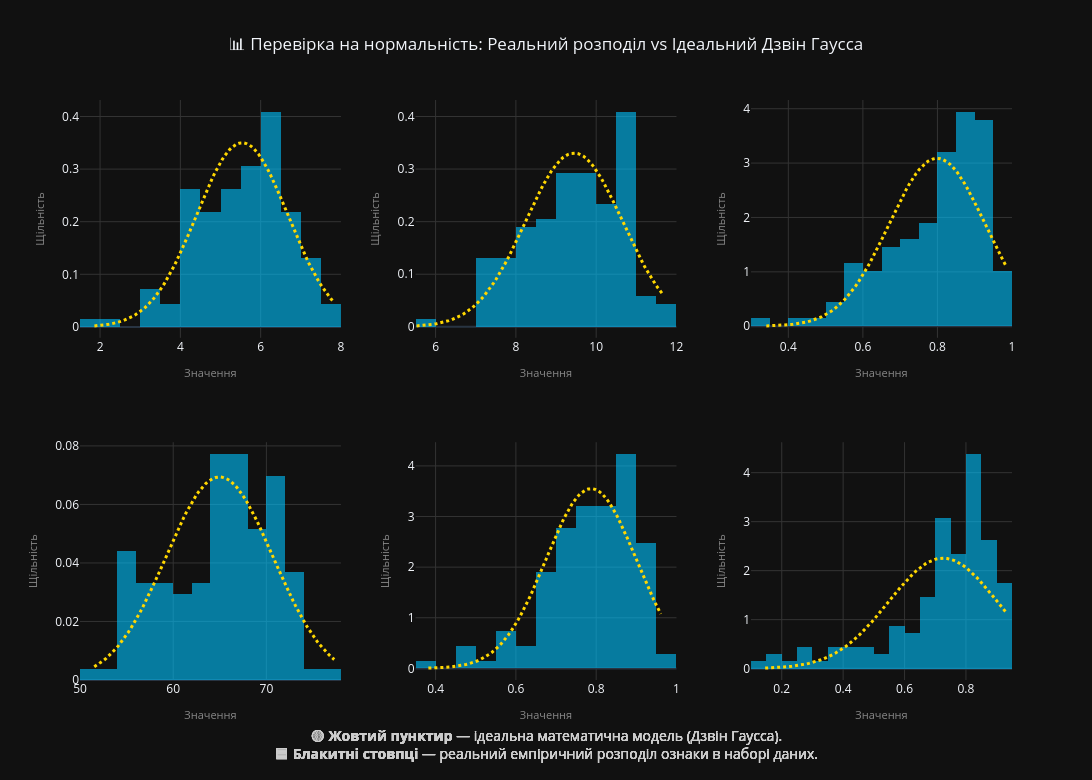

The cell this chart's notebook holds for it:
### Markdown cell above
**5. Побудувати діаграми розподілу числових ознак:**

### Code cell
raw_features = [TARGET_METRIC] + FEATURES_FULL
features_to_plot = [f for f in raw_features if f in df.columns]

num_plots = len(features_to_plot)
cols = 3
rows = math.ceil(num_plots / cols)

clean_titles = [f"<b>{str(f).replace('.', ' ').replace('_', ' ').strip()}</b>" for f in features_to_plot]

fig_dist = make_subplots(
    rows=rows, cols=cols, 
    subplot_titles=clean_titles,
    vertical_spacing=0.18,
    horizontal_spacing=0.08
)

for i, feature in enumerate(features_to_plot):
    row = (i // cols) + 1
    col = (i % cols) + 1
    data = df[feature].dropna()

    fig_dist.add_trace(
        go.Histogram(
            x=data, histnorm='probability density', 
            name=f"{feature}", marker_color='#00c3ff', opacity=0.6, nbinsx=25,
            hovertemplate="<b>Діапазон значень:</b> %{x}<br><b>Емпірична щільність:</b> %{y:.4f}<extra></extra>"
        ), row=row, col=col
    )

    mu, std = data.mean(), data.std()
    x_curve = np.linspace(data.min(), data.max(), 100)
    y_curve = stats.norm.pdf(x_curve, mu, std)

    fig_dist.add_trace(
        go.Scatter(
            x=x_curve, y=y_curve, mode='lines', 
            name=f"Ідеальний Гаусс", line=dict(color='#ffd700', width=3, dash='dot'),
            hovertemplate="<b>Ідеальний Гаусс</b><br>Значення ознаки: %{x:.2f}<br>Теоретична щільність: %{y:.4f}<extra></extra>"
        ), row=row, col=col
    )

    fig_dist.update_xaxes(title_text="Значення", title_font=dict(size=11, color="#888"), showgrid=True, gridcolor='#333', row=row, col=col)
    fig_dist.update_yaxes(title_text="Щільність", title_font=dict(size=11, color="#888"), showgrid=True, gridcolor='#333', row=row, col=col)

fig_dist.update_layout(
    height=350 * rows + 80, 
    width=1500, 
    title_text="📊 Перевірка на нормальність: Реальний розподіл vs Ідеальний Дзвін Гаусса", 
    title_x=0.5,
    template=PLOT_TEMPLATE,
    showlegend=False,
    hovermode="x unified",
    margin=dict(b=100),
    annotations=[
        dict(
            x=0.5, y=-0.075, xref="paper", yref="paper",
            text="🟡 <b>Жовтий пунктир</b> — ідеальна математична модель (Дзвін Гаусса).<br>🟦 <b>Блакитні стовпці</b> — реальний емпіричний розподіл ознаки в наборі даних.",
            showarrow=False, font=dict(size=14, color="#cccccc"), align="center", xanchor="center", yanchor="top"
        )
    ]
)

print("Красивий Вивід:")
fig_dist.show()

### Figure 1 — Plotly figure (JSON) as saved in the notebook; plotly's stock layout.template omitted (floating-point values rounded to 4 significant figures; data arrays with more than 128 entries replaced by an {"elided": "..."} marker saying what was removed)
{"data": [{"histnorm": "probability density", "hovertemplate": "<b>Діапазон значень:</b> %{x}<br><b>Емпірична щільність:</b> %{y:.4f}<extra></extra>", "marker": {"color": "#00c3ff"}, "name": "Ladder score", "nbinsx": 25, "opacity": 0.6, "type": "histogram", "x": {"elided": "137 float values"}, "xaxis": "x", "yaxis": "y"}, {"hovertemplate": "<b>Ідеальний Гаусс</b><br>Значення ознаки: %{x:.2f}<br>Теоретична щільність: %{y:.4f}<extra></extra>", "line": {"color": "#ffd700", "dash": "dot", "width": 3}, "mode": "lines", "name": "Ідеальний Гаусс", "type": "scatter", "x": [1.859, 1.919, 1.979, 2.039, 2.099, 2.159, 2.219, 2.279, 2.339, 2.399, 2.46, 2.52, 2.58, 2.64, 2.7, 2.76, 2.82, 2.88, 2.94, 3.0, 3.06, 3.12, 3.18, 3.24, 3.3, 3.36, 3.42, 3.48, 3.54, 3.6, 3.661, 3.721, 3.781, 3.841, 3.901, 3.961, 4.021, 4.081, 4.141, 4.201, 4.261, 4.321, 4.381, 4.441, 4.501, 4.561, 4.621, 4.681, 4.741, 4.801, 4.862, 4.922, 4.982, 5.042, 5.102, 5.162, 5.222, 5.282, 5.342, 5.402, 5.462, 5.522, 5.582, 5.642, 5.702, 5.762, 5.822, 5.882, 5.942, 6.002, 6.063, 6.123, 6.183, 6.243, 6.303, 6.363, 6.423, 6.483, 6.543, 6.603, 6.663, 6.723, 6.783, 6.843, 6.903, 6.963, 7.023, 7.083, 7.143, 7.203, 7.264, 7.324, 7.384, 7.444, 7.504, 7.564, 7.624, 7.684, 7.744, 7.804], "xaxis": "x", "y": [0.001905, 0.002256, 0.002663, 0.003135, 0.00368, 0.004308, 0.00503, 0.005856, 0.006799, 0.007871, 0.009088, 0.01046, 0.01201, 0.01376, 0.01571, 0.01789, 0.02031, 0.023, 0.02597, 0.02925, 0.03284, 0.03678, 0.04107, 0.04574, 0.0508, 0.05626, 0.06214, 0.06844, 0.07516, 0.08233, 0.08992, 0.09794, 0.1064, 0.1152, 0.1245, 0.1341, 0.144, 0.1543, 0.1648, 0.1756, 0.1865, 0.1976, 0.2088, 0.22, 0.2311, 0.2421, 0.253, 0.2636, 0.2739, 0.2838, 0.2932, 0.3021, 0.3104, 0.3181, 0.3251, 0.3312, 0.3366, 0.3411, 0.3447, 0.3474, 0.3492, 0.3499, 0.3497, 0.3486, 0.3464, 0.3434, 0.3394, 0.3345, 0.3288, 0.3223, 0.315, 0.3071, 0.2985, 0.2894, 0.2797, 0.2697, 0.2593, 0.2485, 0.2376, 0.2265, 0.2154, 0.2042, 0.1931, 0.182, 0.1712, 0.1605, 0.1501, 0.1399, 0.1301, 0.1206, 0.1116, 0.1029, 0.0946, 0.08675, 0.07934, 0.07235, 0.0658, 0.05968, 0.05397, 0.04868], "yaxis": "y"}, {"histnorm": "probability density", "hovertemplate": "<b>Діапазон значень:</b> %{x}<br><b>Емпірична щільність:</b> %{y:.4f}<extra></extra>", "marker": {"color": "#00c3ff"}, "name": "Logged GDP per capita", "nbinsx": 25, "opacity": 0.6, "type": "histogram", "x": {"elided": "137 float values"}, "xaxis": "x2", "yaxis": "y2"}, {"hovertemplate": "<b>Ідеальний Гаусс</b><br>Значення ознаки: %{x:.2f}<br>Теоретична щільність: %{y:.4f}<extra></extra>", "line": {"color": "#ffd700", "dash": "dot", "width": 3}, "mode": "lines", "name": "Ідеальний Гаусс", "type": "scatter", "x": [5.527, 5.589, 5.651, 5.713, 5.775, 5.837, 5.899, 5.961, 6.023, 6.085, 6.146, 6.208, 6.27, 6.332, 6.394, 6.456, 6.518, 6.58, 6.642, 6.704, 6.766, 6.828, 6.89, 6.952, 7.014, 7.076, 7.138, 7.2, 7.262, 7.324, 7.385, 7.447, 7.509, 7.571, 7.633, 7.695, 7.757, 7.819, 7.881, 7.943, 8.005, 8.067, 8.129, 8.191, 8.253, 8.315, 8.377, 8.439, 8.501, 8.563, 8.624, 8.686, 8.748, 8.81, 8.872, 8.934, 8.996, 9.058, 9.12, 9.182, 9.244, 9.306, 9.368, 9.43, 9.492, 9.554, 9.616, 9.678, 9.74, 9.802, 9.863, 9.925, 9.987, 10.05, 10.11, 10.17, 10.24, 10.3, 10.36, 10.42, 10.48, 10.54, 10.61, 10.67, 10.73, 10.79, 10.85, 10.92, 10.98, 11.04, 11.1, 11.16, 11.23, 11.29, 11.35, 11.41, 11.47, 11.54, 11.6, 11.66], "xaxis": "x2", "y": [0.001685, 0.001988, 0.002339, 0.002746, 0.003214, 0.003752, 0.00437, 0.005075, 0.005878, 0.006791, 0.007825, 0.008992, 0.01031, 0.01178, 0.01343, 0.01528, 0.01733, 0.0196, 0.02211, 0.02488, 0.02793, 0.03126, 0.0349, 0.03886, 0.04316, 0.0478, 0.05281, 0.05818, 0.06394, 0.07008, 0.0766, 0.08352, 0.09082, 0.09849, 0.1065, 0.1149, 0.1237, 0.1327, 0.1421, 0.1517, 0.1615, 0.1715, 0.1816, 0.1919, 0.2021, 0.2124, 0.2226, 0.2327, 0.2426, 0.2522, 0.2616, 0.2706, 0.2791, 0.2872, 0.2947, 0.3016, 0.3079, 0.3135, 0.3183, 0.3224, 0.3257, 0.3281, 0.3297, 0.3304, 0.3302, 0.3292, 0.3273, 0.3246, 0.3211, 0.3167, 0.3116, 0.3058, 0.2993, 0.2921, 0.2844, 0.2761, 0.2674, 0.2583, 0.2488, 0.2391, 0.2291, 0.219, 0.2088, 0.1985, 0.1882, 0.178, 0.1679, 0.158, 0.1482, 0.1387, 0.1295, 0.1205, 0.1119, 0.1036, 0.09572, 0.08818, 0.08102, 0.07424, 0.06785, 0.06185], "yaxis": "y2"}, {"histnorm": "probability density", "hovertemplate": "<b>Діапазон значень:</b> %{x}<br><b>Емпірична щільність:</b> %{y:.4f}<extra></extra>", "marker": {"color": "#00c3ff"}, "name": "Social support", "nbinsx": 25, "opacity": 0.6, "type": "histogram", "x": {"elided": "137 float values"}, "xaxis": "x3", "yaxis": "y3"}, {"hovertemplate": "<b>Ідеальний Гаусс</b><br>Значення ознаки: %{x:.2f}<br>Теоретична щільність: %{y:.4f}<extra></extra>", "line": {"color": "#ffd700", "dash": "dot", "width": 3}, "mode": "lines", "name": "Ідеальний Гаусс", "type": "scatter", "x": [0.341, 0.3475, 0.354, 0.3605, 0.3669, 0.3734, 0.3799, 0.3864, 0.3929, 0.3994, 0.4058, 0.4123, 0.4188, 0.4253, 0.4318, 0.4383, 0.4448, 0.4512, 0.4577, 0.4642, 0.4707, 0.4772, 0.4837, 0.4902, 0.4966, 0.5031, 0.5096, 0.5161, 0.5226, 0.5291, 0.5355, 0.542, 0.5485, 0.555, 0.5615, 0.568, 0.5745, 0.5809, 0.5874, 0.5939, 0.6004, 0.6069, 0.6134, 0.6198, 0.6263, 0.6328, 0.6393, 0.6458, 0.6523, 0.6588, 0.6652, 0.6717, 0.6782, 0.6847, 0.6912, 0.6977, 0.7042, 0.7106, 0.7171, 0.7236, 0.7301, 0.7366, 0.7431, 0.7495, 0.756, 0.7625, 0.769, 0.7755, 0.782, 0.7885, 0.7949, 0.8014, 0.8079, 0.8144, 0.8209, 0.8274, 0.8338, 0.8403, 0.8468, 0.8533, 0.8598, 0.8663, 0.8728, 0.8792, 0.8857, 0.8922, 0.8987, 0.9052, 0.9117, 0.9182, 0.9246, 0.9311, 0.9376, 0.9441, 0.9506, 0.9571, 0.9635, 0.97, 0.9765, 0.983], "xaxis": "x3", "y": [0.005767, 0.006881, 0.008189, 0.009722, 0.01151, 0.0136, 0.01602, 0.01883, 0.02208, 0.02582, 0.03012, 0.03504, 0.04067, 0.04708, 0.05437, 0.06262, 0.07195, 0.08246, 0.09427, 0.1075, 0.1223, 0.1387, 0.157, 0.1772, 0.1996, 0.2242, 0.2512, 0.2807, 0.3129, 0.3479, 0.3859, 0.427, 0.4712, 0.5187, 0.5695, 0.6238, 0.6815, 0.7427, 0.8073, 0.8754, 0.9468, 1.021, 1.099, 1.18, 1.263, 1.349, 1.438, 1.528, 1.619, 1.712, 1.806, 1.9, 1.994, 2.087, 2.179, 2.269, 2.357, 2.443, 2.525, 2.603, 2.677, 2.747, 2.81, 2.869, 2.921, 2.966, 3.005, 3.036, 3.06, 3.077, 3.086, 3.087, 3.08, 3.066, 3.044, 3.014, 2.977, 2.934, 2.884, 2.827, 2.765, 2.697, 2.624, 2.547, 2.466, 2.381, 2.294, 2.204, 2.112, 2.019, 1.926, 1.832, 1.738, 1.645, 1.553, 1.462, 1.373, 1.287, 1.203, 1.121], "yaxis": "y3"}, {"histnorm": "probability density", "hovertemplate": "<b>Діапазон значень:</b> %{x}<br><b>Емпірична щільність:</b> %{y:.4f}<extra></extra>", "marker": {"color": "#00c3ff"}, "name": "Healthy life expectancy", "nbinsx": 25, "opacity": 0.6, "type": "histogram", "x": {"elided": "136 float values"}, "xaxis": "x4", "yaxis": "y4"}, {"hovertemplate": "<b>Ідеальний Гаусс</b><br>Значення ознаки: %{x:.2f}<br>Теоретична щільність: %{y:.4f}<extra></extra>", "line": {"color": "#ffd700", "dash": "dot", "width": 3}, "mode": "lines", "name": "Ідеальний Гаусс", "type": "scatter", "x": [51.53, 51.79, 52.05, 52.31, 52.57, 52.83, 53.09, 53.35, 53.61, 53.87, 54.13, 54.39, 54.65, 54.91, 55.17, 55.43, 55.69, 55.95, 56.21, 56.47, 56.73, 56.99, 57.25, 57.51, 57.77, 58.03, 58.29, 58.55, 58.81, 59.07, 59.33, 59.59, 59.85, 60.11, 60.37, 60.63, 60.89, 61.15, 61.41, 61.67, 61.93, 62.19, 62.45, 62.71, 62.97, 63.23, 63.49, 63.75, 64.01, 64.27, 64.54, 64.8, 65.06, 65.32, 65.58, 65.84, 66.1, 66.36, 66.62, 66.88, 67.14, 67.4, 67.66, 67.92, 68.18, 68.44, 68.7, 68.96, 69.22, 69.48, 69.74, 70.0, 70.26, 70.52, 70.78, 71.04, 71.3, 71.56, 71.82, 72.08, 72.34, 72.6, 72.86, 73.12, 73.38, 73.64, 73.9, 74.16, 74.42, 74.68, 74.94, 75.2, 75.46, 75.72, 75.98, 76.24, 76.5, 76.76, 77.02, 77.28], "xaxis": "x4", "y": [0.004523, 0.005022, 0.005565, 0.006154, 0.006791, 0.007479, 0.00822, 0.009016, 0.009868, 0.01078, 0.01175, 0.01278, 0.01388, 0.01504, 0.01626, 0.01754, 0.01889, 0.0203, 0.02177, 0.02329, 0.02488, 0.02652, 0.0282, 0.02994, 0.03171, 0.03353, 0.03537, 0.03724, 0.03912, 0.04102, 0.04293, 0.04483, 0.04671, 0.04858, 0.05042, 0.05222, 0.05398, 0.05568, 0.05732, 0.05888, 0.06036, 0.06176, 0.06306, 0.06425, 0.06533, 0.0663, 0.06714, 0.06785, 0.06843, 0.06888, 0.06918, 0.06935, 0.06937, 0.06925, 0.06899, 0.06859, 0.06805, 0.06738, 0.06658, 0.06566, 0.06462, 0.06346, 0.06219, 0.06083, 0.05937, 0.05783, 0.05622, 0.05454, 0.0528, 0.05101, 0.04918, 0.04733, 0.04544, 0.04355, 0.04164, 0.03974, 0.03785, 0.03598, 0.03412, 0.0323, 0.03051, 0.02876, 0.02706, 0.02541, 0.0238, 0.02226, 0.02077, 0.01934, 0.01797, 0.01667, 0.01543, 0.01425, 0.01313, 0.01208, 0.01109, 0.01016, 0.009287, 0.008473, 0.007715, 0.00701], "yaxis": "y4"}, {"histnorm": "probability density", "hovertemplate": "<b>Діапазон значень:</b> %{x}<br><b>Емпірична щільність:</b> %{y:.4f}<extra></extra>", "marker": {"color": "#00c3ff"}, "name": "Freedom to make life choices", "nbinsx": 25, "opacity": 0.6, "type": "histogram", "x": {"elided": "137 float values"}, "xaxis": "x5", "yaxis": "y5"}, {"hovertemplate": "<b>Ідеальний Гаусс</b><br>Значення ознаки: %{x:.2f}<br>Теоретична щільність: %{y:.4f}<extra></extra>", "line": {"color": "#ffd700", "dash": "dot", "width": 3}, "mode": "lines", "name": "Ідеальний Гаусс", "type": "scatter", "x": [0.382, 0.3878, 0.3937, 0.3995, 0.4054, 0.4112, 0.4171, 0.4229, 0.4288, 0.4346, 0.4405, 0.4463, 0.4522, 0.458, 0.4639, 0.4697, 0.4756, 0.4814, 0.4873, 0.4931, 0.499, 0.5048, 0.5107, 0.5165, 0.5224, 0.5282, 0.5341, 0.5399, 0.5458, 0.5516, 0.5575, 0.5633, 0.5692, 0.575, 0.5808, 0.5867, 0.5925, 0.5984, 0.6042, 0.6101, 0.6159, 0.6218, 0.6276, 0.6335, 0.6393, 0.6452, 0.651, 0.6569, 0.6627, 0.6686, 0.6744, 0.6803, 0.6861, 0.692, 0.6978, 0.7037, 0.7095, 0.7154, 0.7212, 0.7271, 0.7329, 0.7388, 0.7446, 0.7505, 0.7563, 0.7622, 0.768, 0.7738, 0.7797, 0.7855, 0.7914, 0.7972, 0.8031, 0.8089, 0.8148, 0.8206, 0.8265, 0.8323, 0.8382, 0.844, 0.8499, 0.8557, 0.8616, 0.8674, 0.8733, 0.8791, 0.885, 0.8908, 0.8967, 0.9025, 0.9084, 0.9142, 0.9201, 0.9259, 0.9318, 0.9376, 0.9435, 0.9493, 0.9552, 0.961], "xaxis": "x5", "y": [0.005298, 0.006383, 0.00767, 0.009192, 0.01099, 0.01309, 0.01557, 0.01845, 0.02182, 0.02572, 0.03025, 0.03547, 0.04149, 0.04839, 0.05629, 0.0653, 0.07555, 0.08717, 0.1003, 0.1151, 0.1317, 0.1504, 0.1711, 0.1943, 0.22, 0.2483, 0.2796, 0.314, 0.3517, 0.3928, 0.4376, 0.4861, 0.5385, 0.595, 0.6556, 0.7204, 0.7895, 0.8629, 0.9406, 1.022, 1.108, 1.198, 1.292, 1.39, 1.49, 1.594, 1.7, 1.809, 1.919, 2.03, 2.142, 2.254, 2.365, 2.476, 2.584, 2.69, 2.792, 2.891, 2.985, 3.074, 3.156, 3.233, 3.302, 3.363, 3.417, 3.462, 3.498, 3.525, 3.542, 3.55, 3.548, 3.537, 3.516, 3.486, 3.446, 3.398, 3.342, 3.277, 3.206, 3.127, 3.042, 2.951, 2.855, 2.755, 2.651, 2.544, 2.435, 2.324, 2.213, 2.101, 1.989, 1.878, 1.768, 1.661, 1.555, 1.453, 1.353, 1.257, 1.165, 1.076], "yaxis": "y5"}, {"histnorm": "probability density", "hovertemplate": "<b>Діапазон значень:</b> %{x}<br><b>Емпірична щільність:</b> %{y:.4f}<extra></extra>", "marker": {"color": "#00c3ff"}, "name": "Perceptions of corruption", "nbinsx": 25, "opacity": 0.6, "type": "histogram", "x": {"elided": "137 float values"}, "xaxis": "x6", "yaxis": "y6"}, {"hovertemplate": "<b>Ідеальний Гаусс</b><br>Значення ознаки: %{x:.2f}<br>Теоретична щільність: %{y:.4f}<extra></extra>", "line": {"color": "#ffd700", "dash": "dot", "width": 3}, "mode": "lines", "name": "Ідеальний Гаусс", "type": "scatter", "x": [0.146, 0.1539, 0.1618, 0.1697, 0.1776, 0.1855, 0.1935, 0.2014, 0.2093, 0.2172, 0.2251, 0.233, 0.2409, 0.2488, 0.2567, 0.2646, 0.2725, 0.2805, 0.2884, 0.2963, 0.3042, 0.3121, 0.32, 0.3279, 0.3358, 0.3437, 0.3516, 0.3595, 0.3675, 0.3754, 0.3833, 0.3912, 0.3991, 0.407, 0.4149, 0.4228, 0.4307, 0.4386, 0.4465, 0.4545, 0.4624, 0.4703, 0.4782, 0.4861, 0.494, 0.5019, 0.5098, 0.5177, 0.5256, 0.5335, 0.5415, 0.5494, 0.5573, 0.5652, 0.5731, 0.581, 0.5889, 0.5968, 0.6047, 0.6126, 0.6205, 0.6285, 0.6364, 0.6443, 0.6522, 0.6601, 0.668, 0.6759, 0.6838, 0.6917, 0.6996, 0.7075, 0.7155, 0.7234, 0.7313, 0.7392, 0.7471, 0.755, 0.7629, 0.7708, 0.7787, 0.7866, 0.7945, 0.8025, 0.8104, 0.8183, 0.8262, 0.8341, 0.842, 0.8499, 0.8578, 0.8657, 0.8736, 0.8815, 0.8895, 0.8974, 0.9053, 0.9132, 0.9211, 0.929], "xaxis": "x6", "y": [0.01059, 0.01225, 0.01414, 0.01629, 0.01872, 0.02148, 0.02459, 0.0281, 0.03204, 0.03647, 0.04142, 0.04695, 0.05312, 0.05997, 0.06758, 0.076, 0.08529, 0.09553, 0.1068, 0.1191, 0.1326, 0.1474, 0.1634, 0.1809, 0.1998, 0.2202, 0.2423, 0.266, 0.2914, 0.3187, 0.3478, 0.3788, 0.4118, 0.4467, 0.4836, 0.5226, 0.5635, 0.6064, 0.6513, 0.6982, 0.7469, 0.7974, 0.8496, 0.9034, 0.9588, 1.015, 1.073, 1.132, 1.192, 1.253, 1.313, 1.375, 1.436, 1.496, 1.557, 1.616, 1.674, 1.731, 1.787, 1.84, 1.891, 1.94, 1.986, 2.03, 2.07, 2.106, 2.139, 2.168, 2.193, 2.214, 2.231, 2.243, 2.251, 2.254, 2.253, 2.248, 2.238, 2.223, 2.204, 2.181, 2.154, 2.123, 2.089, 2.051, 2.009, 1.964, 1.917, 1.867, 1.815, 1.76, 1.704, 1.646, 1.587, 1.527, 1.467, 1.406, 1.345, 1.284, 1.223, 1.163], "yaxis": "y6"}], "layout": {"annotations": [{"align": "center", "font": {"color": "#cccccc", "size": 14}, "showarrow": false, "text": "🟡 <b>Жовтий пунктир</b> — ідеальна математична модель (Дзвін Гаусса).<br>🟦 <b>Блакитні стовпці</b> — реальний емпіричний розподіл ознаки в наборі даних.", "x": 0.5, "xanchor": "center", "xref": "paper", "y": -0.075, "yanchor": "top", "yref": "paper"}, {"align": "center", "font": {"color": "#cccccc", "size": 14}, "showarrow": false, "text": "🟡 <b>Жовтий пунктир</b> — ідеальна математична модель (Дзвін Гаусса).<br>🟦 <b>Блакитні стовпці</b> — реальний емпіричний розподіл ознаки в наборі даних.", "x": 0.5, "xanchor": "center", "xref": "paper", "y": -0.075, "yanchor": "top", "yref": "paper"}, {"align": "center", "font": {"color": "#cccccc", "size": 14}, "showarrow": false, "text": "🟡 <b>Жовтий пунктир</b> — ідеальна математична модель (Дзвін Гаусса).<br>🟦 <b>Блакитні стовпці</b> — реальний емпіричний розподіл ознаки в наборі даних.", "x": 0.5, "xanchor": "center", "xref": "paper", "y": -0.075, "yanchor": "top", "yref": "paper"}, {"align": "center", "font": {"color": "#cccccc", "size": 14}, "showarrow": false, "text": "🟡 <b>Жовтий пунктир</b> — ідеальна математична модель (Дзвін Гаусса).<br>🟦 <b>Блакитні стовпці</b> — реальний емпіричний розподіл ознаки в наборі даних.", "x": 0.5, "xanchor": "center", "xref": "paper", "y": -0.075, "yanchor": "top", "yref": "paper"}, {"align": "center", "font": {"color": "#cccccc", "size": 14}, "showarrow": false, "text": "🟡 <b>Жовтий пунктир</b> — ідеальна математична модель (Дзвін Гаусса).<br>🟦 <b>Блакитні стовпці</b> — реальний емпіричний розподіл ознаки в наборі даних.", "x": 0.5, "xanchor": "center", "xref": "paper", "y": -0.075, "yanchor": "top", "yref": "paper"}, {"align": "center", "font": {"color": "#cccccc", "size": 14}, "showarrow": false, "text": "🟡 <b>Жовтий пунктир</b> — ідеальна математична модель (Дзвін Гаусса).<br>🟦 <b>Блакитні стовпці</b> — реальний емпіричний розподіл ознаки в наборі даних.", "x": 0.5, "xanchor": "center", "xref": "paper", "y": -0.075, "yanchor": "top", "yref": "paper"}], "height": 780, "hovermode": "x unified", "margin": {"b": 100}, "showlegend": false, "title": {"text": "📊 Перевірка на нормальність: Реальний розподіл vs Ідеальний Дзвін Гаусса", "x": 0.5}, "width": 1500, "xaxis": {"anchor": "y", "domain": [0, 0.28], "gridcolor": "#333", "showgrid": true, "title": {"font": {"color": "#888", "size": 11}, "text": "Значення"}}, "xaxis2": {"anchor": "y2", "domain": [0.36, 0.64], "gridcolor": "#333", "showgrid": true, "title": {"font": {"color": "#888", "size": 11}, "text": "Значення"}}, "xaxis3": {"anchor": "y3", "domain": [0.72, 1], "gridcolor": "#333", "showgrid": true, "title": {"font": {"color": "#888", "size": 11}, "text": "Значення"}}, "xaxis4": {"anchor": "y4", "domain": [0, 0.28], "gridcolor": "#333", "showgrid": true, "title": {"font": {"color": "#888", "size": 11}, "text": "Значення"}}, "xaxis5": {"anchor": "y5", "domain": [0.36, 0.64], "gridcolor": "#333", "showgrid": true, "title": {"font": {"color": "#888", "size": 11}, "text": "Значення"}}, "xaxis6": {"anchor": "y6", "domain": [0.72, 1], "gridcolor": "#333", "showgrid": true, "title": {"font": {"color": "#888", "size": 11}, "text": "Значення"}}, "yaxis": {"anchor": "x", "domain": [0.59, 1], "gridcolor": "#333", "showgrid": true, "title": {"font": {"color": "#888", "size": 11}, "text": "Щільність"}}, "yaxis2": {"anchor": "x2", "domain": [0.59, 1], "gridcolor": "#333", "showgrid": true, "title": {"font": {"color": "#888", "size": 11}, "text": "Щільність"}}, "yaxis3": {"anchor": "x3", "domain": [0.59, 1], "gridcolor": "#333", "showgrid": true, "title": {"font": {"color": "#888", "size": 11}, "text": "Щільність"}}, "yaxis4": {"anchor": "x4", "domain": [0, 0.41], "gridcolor": "#333", "showgrid": true, "title": {"font": {"color": "#888", "size": 11}, "text": "Щільність"}}, "yaxis5": {"anchor": "x5", "domain": [0, 0.41], "gridcolor": "#333", "showgrid": true, "title": {"font": {"color": "#888", "size": 11}, "text": "Щільність"}}, "yaxis6": {"anchor": "x6", "domain": [0, 0.41], "gridcolor": "#333", "showgrid": true, "title": {"font": {"color": "#888", "size": 11}, "text": "Щільність"}}}}
